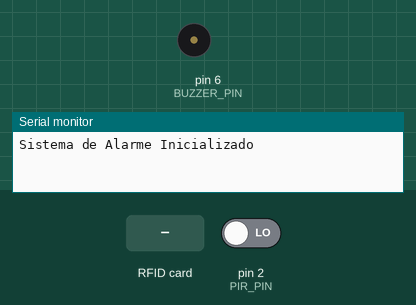
Simulated run of this sketch. Board: Arduino Uno, built with avr-gcc and run on an emulated ATmega328P. Parts: buzzer (waves = sounding), the last lines printed to the serial monitor. The inputs (shaded band) are chosen by the test bench; at power-on: pin 2 (PIR_PIN) LOW.

Above: at 1.2 s.
1.3 s: pin 2 (PIR_PIN) driven HIGH
At 1.6 s:
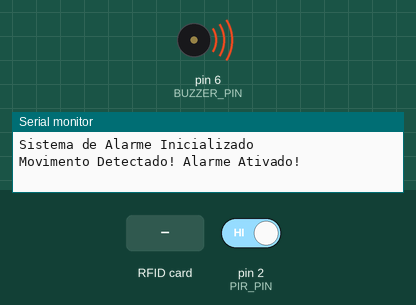
2.8 s: RFID card 96 26 D0 F7 held to the reader
At 4.0 s:
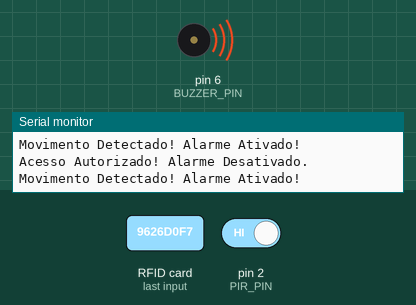
Timing chart, 0 to 5.8 s (numbered marks = the images above; inputs shaded):
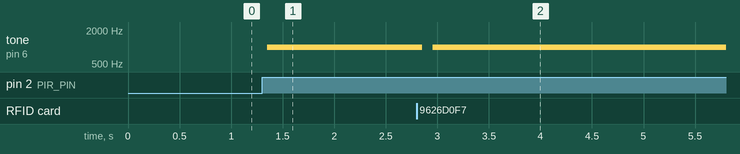

Measured:
- after the input at 1.3 s, tone on pin 6 (BUZZER_PIN): silent → 1000 Hz after 0.05 s
- after the input at 2.8 s, tone on pin 6 (BUZZER_PIN): 1000 Hz → silent after 0.06 s, → 1000 Hz 0.10 s later

The sketch:

PIR_RFID.ino
```cpp
#include <SPI.h>
#include <MFRC522.h>

#define SS_PIN 10
#define RST_PIN 9
#define BUZZER_PIN 6
#define PIR_PIN 2

MFRC522 mfrc522(SS_PIN, RST_PIN);

const String authorizedUIDs[] = {"96 26 D0 F7"};
bool motionDetected = false;
bool alarmActive = false;

void setup() {
  Serial.begin(9600);
  SPI.begin();
  mfrc522.PCD_Init();

  pinMode(BUZZER_PIN, OUTPUT);
  pinMode(PIR_PIN, INPUT);

  Serial.println("Sistema de Alarme Inicializado");}

void loop() {
  if (digitalRead(PIR_PIN) == HIGH) {
    motionDetected = true;
    if (!alarmActive) {
      alarmActive = true;
      tone(BUZZER_PIN, 1000);
      Serial.println("Movimento Detectado! Alarme Ativado!");}}

  if (motionDetected && alarmActive) {
    if (mfrc522.PICC_IsNewCardPresent() && mfrc522.PICC_ReadCardSerial()) {
      String content = "";
      for (byte i = 0; i < mfrc522.uid.size; i++) {
        content.concat(mfrc522.uid.uidByte[i] < 0x10 ? " 0" : " ");
        content.concat(String(mfrc522.uid.uidByte[i], HEX));}
      content.toUpperCase();
      bool authorized = false;

      for (const String &uid : authorizedUIDs) {
        if (content.substring(1) == uid) {
          authorized = true;
          break;}}

      if (authorized) {
        alarmActive = false;
        noTone(BUZZER_PIN); // Desativa o buzzer
        Serial.println("Acesso Autorizado! Alarme Desativado.");
      } else {
        Serial.println("Acesso Negado!");}}}

  if (digitalRead(PIR_PIN) == LOW) {
    motionDetected = false;}

  delay(100);}
```
